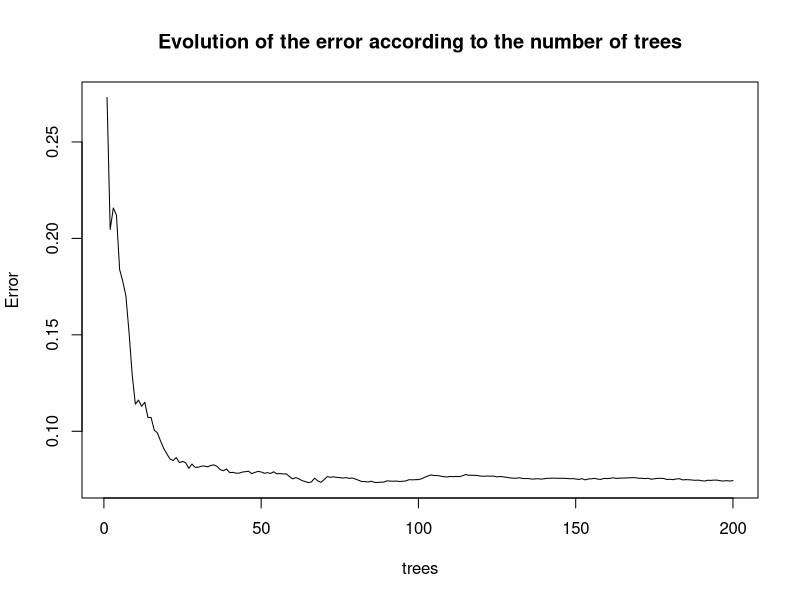
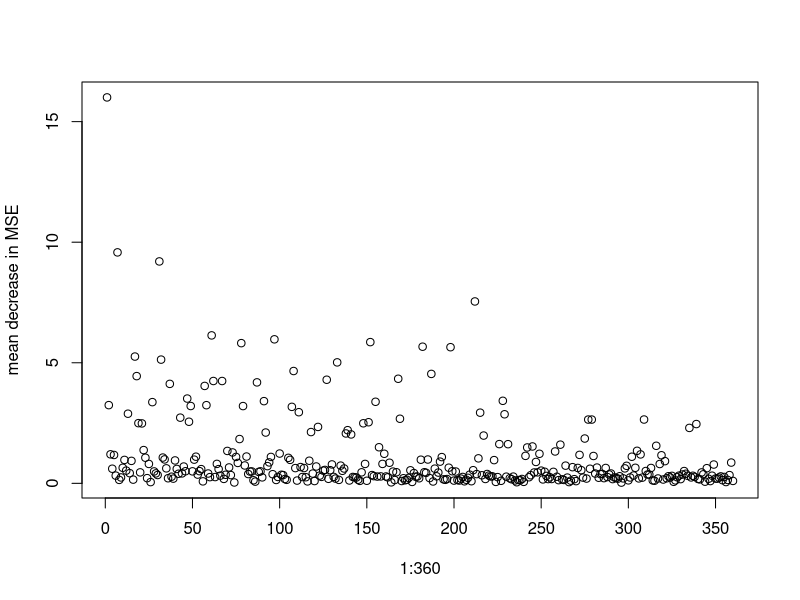
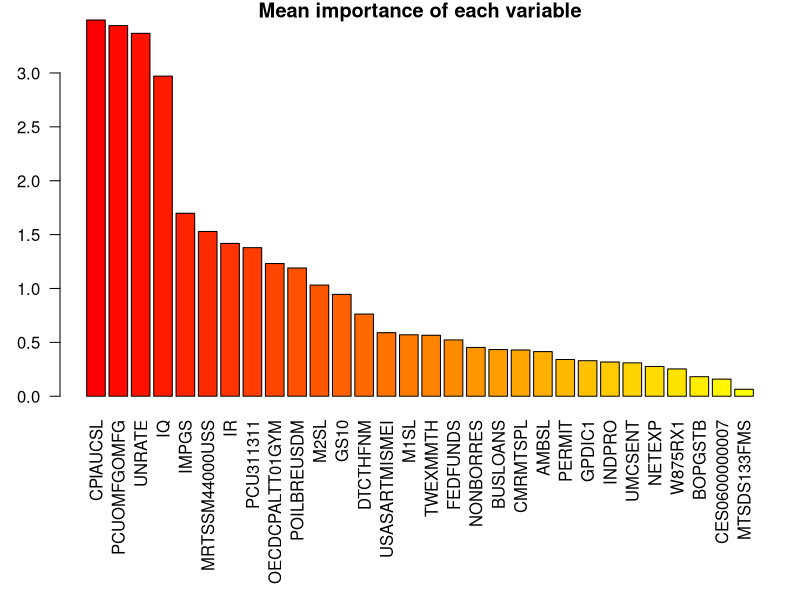
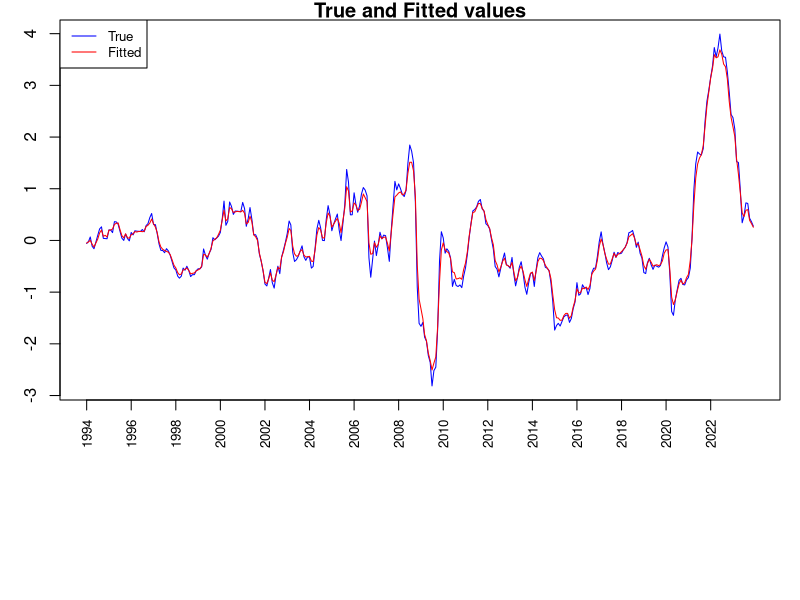
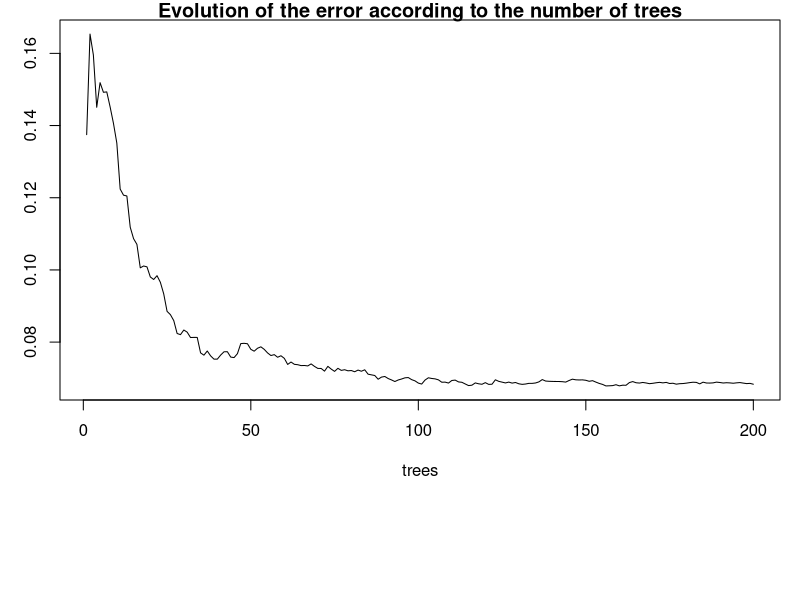
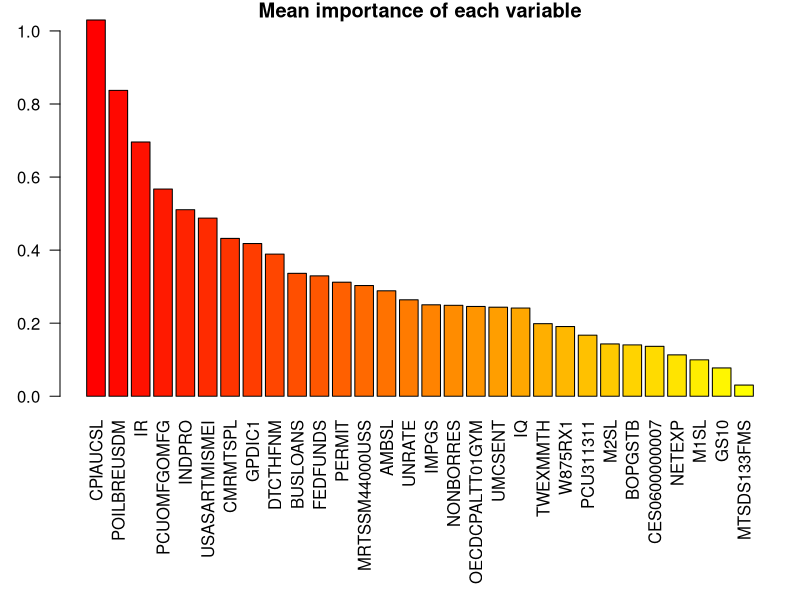
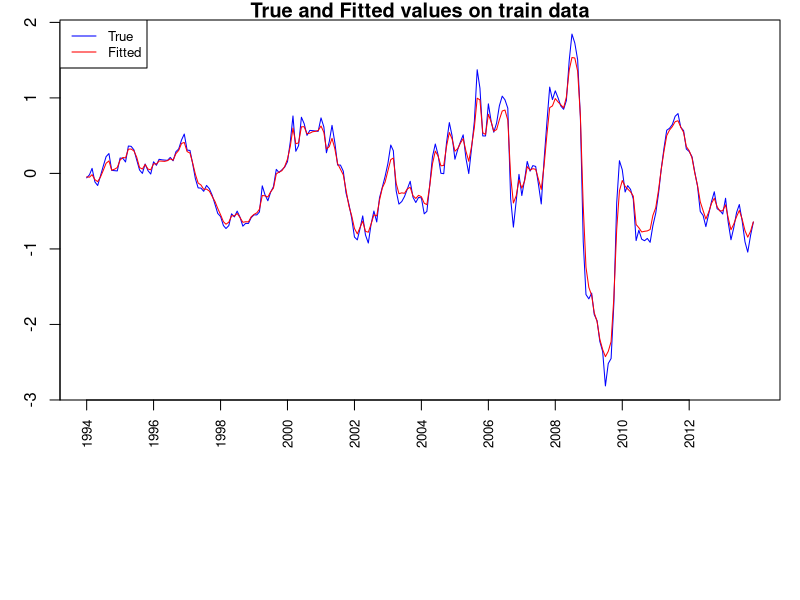
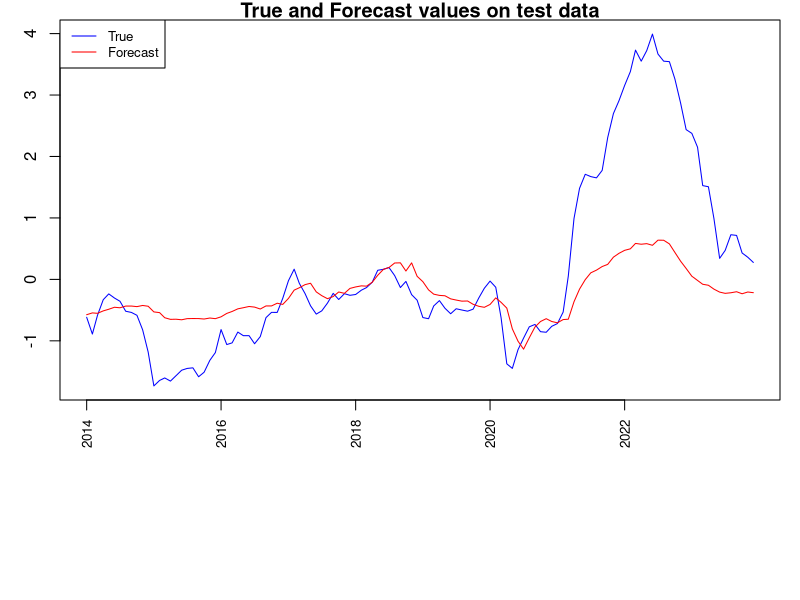

The R source for these figures, in order:
## ---- chunk 1
knitr::opts_chunk$set(echo = TRUE)
## ---- chunk 2
# Import libraries
library(randomForest)
library(lubridate)
library(dplyr)
## ---- chunk 3
# Read data
data <- read.csv("./data/inputs_rf.csv")
# Select data from January 1993 to December 2023 (31 years -> 372 observations)
raw_data <- data[25:nrow(data),]
series <- colnames(raw_data[,2:ncol(raw_data)])
dates <- raw_data$date
T <- length(dates)
## ---- chunk 4
yt <- raw_data[,2:ncol(raw_data)]
dim_yt <- dim(yt)
TT <- dim_yt[1]
NN <- dim_yt[2]
y <- as.data.frame(scale(yt,scale=TRUE)) # standardize the data for plotting
Y <- y[13:nrow(y),1]
XX<-cbind(
  setNames(y[12:(nrow(y)-1),], paste0(names(y[12:(nrow(y)-1),]),"_t-1")),
  setNames(y[11:(nrow(y)-2),], paste0(names(y[11:(nrow(y)-2),]),"_t-2")),
  setNames(y[10:(nrow(y)-3),], paste0(names(y[10:(nrow(y)-3),]),"_t-3")),
  setNames(y[9:(nrow(y)-4),], paste0(names(y[9:(nrow(y)-4),]),"_t-4")),
  setNames(y[8:(nrow(y)-5),], paste0(names(y[8:(nrow(y)-5),]),"_t-5")),
  setNames(y[7:(nrow(y)-6),], paste0(names(y[7:(nrow(y)-6),]),"_t-6")),
  setNames(y[6:(nrow(y)-7),], paste0(names(y[6:(nrow(y)-7),]),"_t-7")),
  setNames(y[5:(nrow(y)-8),], paste0(names(y[5:(nrow(y)-8),]),"_t-8")),
  setNames(y[4:(nrow(y)-9),], paste0(names(y[4:(nrow(y)-9),]),"_t-9")),
  setNames(y[3:(nrow(y)-10),], paste0(names(y[3:(nrow(y)-10),]),"_t-10")),
  setNames(y[2:(nrow(y)-11),], paste0(names(y[2:(nrow(y)-11),]),"_t-11")),
  setNames(y[1:(nrow(y)-12),], paste0(names(y[1:(nrow(y)-12),]),"_t-12")))
X1<-scale(XX,center=TRUE,scale=TRUE)
## ---- chunk 5
# Function to compute the mean square error and compare the forecasts
compute_mse <- function(actual_values, predicted_values) {
  return(mean((actual_values-predicted_values)**2))
}
## ---- chunk 6
set.seed(117)
rf.fit <- randomForest(X1,Y,ntree=200,mtry=10,importance=TRUE)
rf.fit
plot(rf.fit, main = "Evolution of the error according to the number of trees")
## ---- chunk 7
rf_importance = rf.fit$importance[,2]
plot(1:360,rf_importance,ylab="mean decrease in MSE")
## ---- chunk 8
df_importance = as.data.frame(rf_importance)
arrange(df_importance, desc(rf_importance))
## ---- chunk 9
df_mean_importance <- data.frame(
  variable=rep(names(y),12), rf_importance=df_importance$rf_importance)
df_mean_importance <- aggregate(rf_importance ~ variable, 
                                data = df_mean_importance, FUN = mean)
df_mean_importance_sort <- arrange(df_mean_importance, desc(rf_importance))
df_mean_importance_sort
## ---- chunk 10
par(mar = c(10 ,3, 1, 1))
couleurs <- colorRampPalette(c("red", "yellow"))(length(df_mean_importance_sort$variable))
barplot(df_mean_importance_sort$rf_importance, 
        names.arg = df_mean_importance_sort$variable,
        col = couleurs,
        las=2, main = 'Mean importance of each variable')
## ---- chunk 11
cat("MSE Global: ",compute_mse(Y, predict(rf.fit, newdata = X1)), "\n")
## ---- chunk 12
dates_plot = ymd(dates[13:length(dates)])
plot(dates_plot, Y, type='l', col='blue', main = 'True and Fitted values',
     ylab = 'CPI inflation rate growth rate (%)', xlab='', xaxt="n")
lines(dates_plot, predict(rf.fit, newdata = X1), col='red')
at1 = seq(min(dates_plot), max(dates_plot), by = "2 years")
axis.Date(side=1, dates_plot,  at=at1, las=2,  format= "%Y", cex.axis = 0.8)
legend("topleft", legend = c("True", "Fitted"), col = c("blue","red"), 
       lty = c(1,1), cex = 0.8)
## ---- chunk 13
X1_train <- X1[1:240,]
X1_test <- X1[241:nrow(X1),]
Y_train <- Y[1:240]
Y_test <- Y[241:nrow(X1)]

set.seed(117)
rf2.fit <- randomForest(X1_train,Y_train,ntree=200,mtry=10,importance=TRUE)
rf2.fit
plot(rf2.fit, main = "Evolution of the error according to the number of trees")
## ---- chunk 14
rf_importance_2 = rf2.fit$importance[,2]
df_importance_2 = as.data.frame(rf_importance_2)
arrange(df_importance_2, desc(rf_importance_2))
## ---- chunk 15
df_mean_importance_2 <- data.frame(
  variable=rep(names(y),12), rf_importance=df_importance_2$rf_importance_2)
df_mean_importance_2 <- aggregate(rf_importance_2 ~ variable, 
                                data = df_mean_importance_2, FUN = mean)
df_mean_importance_sort_2 <- arrange(df_mean_importance_2, desc(rf_importance_2))
par(mar = c(10 ,3, 1, 1))
couleurs <- colorRampPalette(c("red", "yellow"))(length(df_mean_importance_sort_2$variable))
barplot(df_mean_importance_sort_2$rf_importance_2, 
        names.arg = df_mean_importance_sort_2$variable,
        col = couleurs,
        las=2, main = 'Mean importance of each variable')
## ---- chunk 16
dates_train_plot = ymd(dates[13:252])
plot(dates_train_plot, Y_train, type='l', col='blue', 
     main = 'True and Fitted values on train data', 
     ylab = 'CPI inflation rate growth rate (%)', xlab='', xaxt="n")
lines(dates_train_plot, predict(rf2.fit, newdata = X1_train), col='red')
at1 = seq(min(dates_train_plot), max(dates_train_plot), by = "2 years")
axis.Date(side=1, dates_train_plot,  at=at1, las=2,  format= "%Y", cex.axis = 0.8)
legend("topleft", legend = c("True", "Fitted"), col = c("blue","red"), 
       lty = c(1,1), cex = 0.8)
## ---- chunk 17
dates_test_plot = ymd(dates[253:length(dates)])
plot(dates_test_plot, Y_test, type='l', col='blue',
     main = 'True and Forecast values on test data', 
     ylab = 'CPI inflation rate growth rate (%)', xlab='', xaxt="n")
lines(dates_test_plot, predict(rf2.fit, newdata = X1_test), col='red')
at1 = seq(min(dates_test_plot), max(dates_test_plot), by = "2 years")
axis.Date(side=1, dates_test_plot,  at=at1, las=2,  format= "%Y", cex.axis = 0.8)
legend("topleft", legend = c("True", "Forecast"), col = c("blue","red"), 
       lty = c(1,1), cex = 0.8)
## ---- chunk 18
cat("MSE Global: ",compute_mse(Y, predict(rf2.fit, newdata = X1)), "\n")
cat("MSE Train: ",compute_mse(Y_train, predict(rf2.fit, newdata = X1_train)), "\n")
cat("MSE Test: ",compute_mse(Y_test, predict(rf2.fit, newdata = X1_test)))
## ---- chunk 19
dates_plot = ymd(dates[13:length(dates)])
plot(dates_plot, Y, type='l', col='blue',
     main = 'True, Fitted and Forecast values',
     ylab = 'CPI inflation rate growth rate (%)', xlab='', xaxt="n")
lines(dates_train_plot, predict(rf2.fit, newdata = X1_train), col='red')
lines(dates_test_plot, predict(rf2.fit, newdata = X1_test), type = 'l', lty=2, col='red')
at1 = seq(min(dates_plot), max(dates_plot), by = "2 years")
axis.Date(side=1, dates_plot,  at=at1, las=2,  format= "%Y", cex.axis = 0.8)
legend("topleft", legend = c("True", "Fitted", "Forecast"), col = c("blue","red", "red"), 
       lty = c(1,1,2), cex = 0.8)
## ---- chunk 20
indices_train = sample(1:nrow(X1), size=240)
X1_train_2 <- X1[indices_train,]
X1_test_2 <- X1[-indices_train,]
Y_train_2 <- Y[indices_train]
Y_test_2 <- Y[-indices_train]
set.seed(117)
rf3.fit <- randomForest(X1_train_2,Y_train_2,ntree=200,mtry=10,importance=TRUE)
rf3.fit
plot(rf3.fit, main = "Evolution of the error according to the number of trees")
## ---- chunk 21
rf_importance_3 = rf3.fit$importance[,2]
df_importance_3 = as.data.frame(rf_importance_3)
arrange(df_importance_3, desc(rf_importance_3))
## ---- chunk 22
df_mean_importance_3 <- data.frame(
  variable=rep(names(y),12), rf_importance=df_importance_3$rf_importance_3)
df_mean_importance_3 <- aggregate(rf_importance_3 ~ variable, 
                                data = df_mean_importance_3, FUN = mean)
df_mean_importance_sort_3 <- arrange(df_mean_importance_3, desc(rf_importance_3))
par(mar = c(10 ,3, 1, 1))
couleurs <- colorRampPalette(c("red", "yellow"))(length(df_mean_importance_sort_3$variable))
barplot(df_mean_importance_sort_3$rf_importance_3, 
        names.arg = df_mean_importance_sort_3$variable,
        col = couleurs,
        las=2, main = 'Mean importance of each variable')
## ---- chunk 23
cat("MSE Global: ",compute_mse(Y, predict(rf3.fit, newdata = X1)), "\n")
cat("MSE Train: ",compute_mse(Y_train_2, predict(rf3.fit, newdata = X1_train_2)), "\n")
cat("MSE Test: ",compute_mse(Y_test_2, predict(rf3.fit, newdata = X1_test_2)), "\n")
## ---- chunk 24
dates_plot = ymd(dates[13:length(dates)])
plot(dates_plot, Y, type='l', col='blue', 
     ylab = 'CPI inflation rate growth rate (%)', xlab='', xaxt="n")
lines(dates_plot, predict(rf3.fit, newdata = X1), col='red')
at1 = seq(min(dates_plot), max(dates_plot), by = "2 years")
axis.Date(side=1, dates_plot,  at=at1, las=2,  format= "%Y", cex.axis = 0.8)
legend("topleft", legend = c("True", "Fitted"), col = c("blue","red"), 
       lty = c(1,1), cex = 0.8)
## ---- chunk 25
dates_plot = ymd(dates[13:length(dates)])
dates_train_plot = dates_plot[indices_train]
dates_test_plot = dates_plot[-indices_train]
plot(dates_plot, Y, type='l', col='blue', 
     ylab = 'CPI inflation rate growth rate (%)', xlab='', xaxt="n")
points(dates_train_plot, predict(rf3.fit, newdata = X1_train_2), col="green")
points(dates_test_plot, predict(rf3.fit, newdata = X1_test_2), col="red")
at1 = seq(min(dates_plot), max(dates_plot), by = "2 years")
axis.Date(side=1, dates_plot,  at=at1, las=2,  format= "%Y", cex.axis = 0.8)
legend("topleft", legend = c("True", "Fitted", "Forecast"), col = c("blue","green", "red"), 
       lty = c(1,1,1), cex = 0.8)
